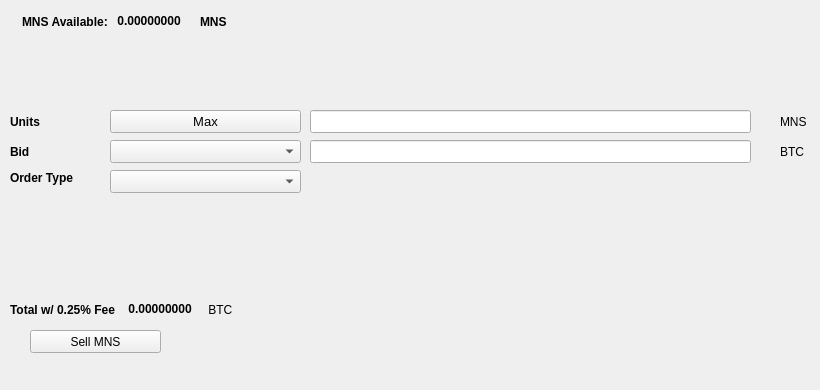
   <widget class="QWidget" name="SellTab">
    <attribute name="title">
     <string>Sell</string>
    </attribute>
    <widget class="QLabel" name="label_16">
     <property name="geometry">
      <rect>
       <x>780</x>
       <y>140</y>
       <width>31</width>
       <height>23</height>
      </rect>
     </property>
     <property name="text">
      <string>BTC</string>
     </property>
    </widget>
    <widget class="QComboBox" name="SellBidcomboBox">
     <property name="geometry">
      <rect>
       <x>110</x>
       <y>140</y>
       <width>191</width>
       <height>23</height>
      </rect>
     </property>
     <property name="font">
      <font>
       <pointsize>10</pointsize>
      </font>
     </property>
    </widget>
    <widget class="QLabel" name="label_18">
     <property name="geometry">
      <rect>
       <x>10</x>
       <y>110</y>
       <width>46</width>
       <height>23</height>
      </rect>
     </property>
     <property name="font">
      <font>
       <weight>75</weight>
       <bold>true</bold>
      </font>
     </property>
     <property name="text">
      <string>Units</string>
     </property>
    </widget>
    <widget class="QPushButton" name="Sell_Max_Amount">
     <property name="geometry">
      <rect>
       <x>110</x>
       <y>110</y>
       <width>191</width>
       <height>23</height>
      </rect>
     </property>
     <property name="font">
      <font>
       <pointsize>10</pointsize>
      </font>
     </property>
     <property name="text">
      <string>Max</string>
     </property>
    </widget>
    <widget class="QLabel" name="label_20">
     <property name="geometry">
      <rect>
       <x>10</x>
       <y>170</y>
       <width>91</width>
       <height>16</height>
      </rect>
     </property>
     <property name="font">
      <font>
       <weight>75</weight>
       <bold>true</bold>
      </font>
     </property>
     <property name="text">
      <string>Order Type</string>
     </property>
    </widget>
    <widget class="QComboBox" name="SellOrdertypeCombo">
     <property name="geometry">
      <rect>
       <x>110</x>
       <y>170</y>
       <width>191</width>
       <height>23</height>
      </rect>
     </property>
     <property name="font">
      <font>
       <pointsize>10</pointsize>
      </font>
     </property>
    </widget>
    <widget class="QLabel" name="label_21">
     <property name="geometry">
      <rect>
       <x>10</x>
       <y>140</y>
       <width>46</width>
       <height>23</height>
      </rect>
     </property>
     <property name="font">
      <font>
       <weight>75</weight>
       <bold>true</bold>
      </font>
     </property>
     <property name="text">
      <string>Bid</string>
     </property>
    </widget>
    <widget class="QLabel" name="label_22">
     <property name="geometry">
      <rect>
       <x>780</x>
       <y>110</y>
       <width>31</width>
       <height>23</height>
      </rect>
     </property>
     <property name="text">
      <string>MNS</string>
     </property>
    </widget>
    <widget class="QLineEdit" name="UnitsInputMNS">
     <property name="geometry">
      <rect>
       <x>310</x>
       <y>110</y>
       <width>441</width>
       <height>23</height>
      </rect>
     </property>
     <property name="font">
      <font>
       <pointsize>9</pointsize>
       <weight>75</weight>
       <bold>true</bold>
      </font>
     </property>
    </widget>
    <widget class="QLineEdit" name="SellBidPriceEdit">
     <property name="geometry">
      <rect>
       <x>310</x>
       <y>140</y>
       <width>441</width>
       <height>23</height>
      </rect>
     </property>
     <property name="font">
      <font>
       <pointsize>9</pointsize>
       <weight>75</weight>
       <bold>true</bold>
      </font>
     </property>
    </widget>
    <widget class="QPushButton" name="SellMNSBTN">
     <property name="geometry">
      <rect>
       <x>30</x>
       <y>330</y>
       <width>131</width>
       <height>23</height>
      </rect>
     </property>
     <property name="text">
      <string>Sell MNS</string>
     </property>
     <property name="icon">
      <iconset resource="../mnscoin">
       <normaloff>:/icons/bitcoin</normaloff>:/icons/bitcoin</iconset>
     </property>
    </widget>
    <widget class="QWidget" name="layoutWidget3">
     <property name="geometry">
      <rect>
       <x>22</x>
       <y>12</y>
       <width>258</width>
       <height>19</height>
      </rect>
     </property>
     <layout class="QHBoxLayout" name="horizontalLayout">
      <item>
       <widget class="QLabel" name="label232_2">
        <property name="font">
         <font>
          <weight>75</weight>
          <bold>true</bold>
         </font>
        </property>
        <property name="text">
         <string>MNS Available:</string>
        </property>
       </widget>
      </item>
      <item>
       <widget class="QLabel" name="MNSAvailableLabel">
        <property name="palette">
         <palette>
          <active>
           <colorrole role="WindowText">
            <brush brushstyle="SolidPattern">
             <color alpha="255">
              <red>0</red>
              <green>0</green>
              <blue>0</blue>
             </color>
            </brush>
           </colorrole>
           <colorrole role="Button">
            <brush brushstyle="SolidPattern">
             <color alpha="255">
              <red>0</red>
              <green>170</green>
              <blue>0</blue>
             </color>
            </brush>
           </colorrole>
           <colorrole role="Light">
            <brush brushstyle="SolidPattern">
             <color alpha="255">
              <red>0</red>
              <green>255</green>
              <blue>0</blue>
             </color>
            </brush>
           </colorrole>
           <colorrole role="Midlight">
            <brush brushstyle="SolidPattern">
             <color alpha="255">
              <red>0</red>
              <green>212</green>
              <blue>0</blue>
             </color>
            </brush>
           </colorrole>
           <colorrole role="Dark">
            <brush brushstyle="SolidPattern">
             <color alpha="255">
              <red>0</red>
              <green>85</green>
              <blue>0</blue>
             </color>
            </brush>
           </colorrole>
           <colorrole role="Mid">
            <brush brushstyle="SolidPattern">
             <color alpha="255">
              <red>0</red>
              <green>113</green>
              <blue>0</blue>
             </color>
            </brush>
           </colorrole>
           <colorrole role="Text">
            <brush brushstyle="SolidPattern">
             <color alpha="255">
              <red>0</red>
              <green>170</green>
              <blue>0</blue>
             </color>
            </brush>
           </colorrole>
           <colorrole role="BrightText">
            <brush brushstyle="SolidPattern">
             <color alpha="255">
              <red>255</red>
              <green>255</green>
              <blue>255</blue>
             </color>
            </brush>
           </colorrole>
           <colorrole role="ButtonText">
            <brush brushstyle="SolidPattern">
             <color alpha="255">
              <red>0</red>
              <green>0</green>
              <blue>0</blue>
             </color>
            </brush>
           </colorrole>
           <colorrole role="Base">
            <brush brushstyle="SolidPattern">
             <color alpha="255">
              <red>255</red>
              <green>255</green>
              <blue>255</blue>
             </color>
            </brush>
           </colorrole>
           <colorrole role="Window">
            <brush brushstyle="SolidPattern">
             <color alpha="255">
              <red>0</red>
              <green>170</green>
              <blue>0</blue>
             </color>
            </brush>
           </colorrole>
           <colorrole role="Shadow">
            <brush brushstyle="SolidPattern">
             <color alpha="255">
              <red>0</red>
              <green>0</green>
              <blue>0</blue>
             </color>
            </brush>
           </colorrole>
           <colorrole role="AlternateBase">
            <brush brushstyle="SolidPattern">
             <color alpha="255">
              <red>127</red>
              <green>212</green>
              <blue>127</blue>
             </color>
            </brush>
           </colorrole>
           <colorrole role="ToolTipBase">
            <brush brushstyle="SolidPattern">
             <color alpha="255">
              <red>255</red>
              <green>255</green>
              <blue>220</blue>
             </color>
            </brush>
           </colorrole>
           <colorrole role="ToolTipText">
            <brush brushstyle="SolidPattern">
             <color alpha="255">
              <red>0</red>
              <green>0</green>
              <blue>0</blue>
             </color>
            </brush>
           </colorrole>
          </active>
          <inactive>
           <colorrole role="WindowText">
            <brush brushstyle="SolidPattern">
             <color alpha="255">
              <red>0</red>
              <green>0</green>
              <blue>0</blue>
             </color>
            </brush>
           </colorrole>
           <colorrole role="Button">
            <brush brushstyle="SolidPattern">
             <color alpha="255">
              <red>0</red>
              <green>170</green>
              <blue>0</blue>
             </color>
            </brush>
           </colorrole>
           <colorrole role="Light">
            <brush brushstyle="SolidPattern">
             <color alpha="255">
              <red>0</red>
              <green>255</green>
              <blue>0</blue>
             </color>
            </brush>
           </colorrole>
           <colorrole role="Midlight">
            <brush brushstyle="SolidPattern">
             <color alpha="255">
              <red>0</red>
              <green>212</green>
              <blue>0</blue>
             </color>
            </brush>
           </colorrole>
           <colorrole role="Dark">
            <brush brushstyle="SolidPattern">
             <color alpha="255">
              <red>0</red>
              <green>85</green>
              <blue>0</blue>
             </color>
            </brush>
           </colorrole>
           <colorrole role="Mid">
            <brush brushstyle="SolidPattern">
             <color alpha="255">
              <red>0</red>
              <green>113</green>
              <blue>0</blue>
             </color>
            </brush>
           </colorrole>
           <colorrole role="Text">
            <brush brushstyle="SolidPattern">
             <color alpha="255">
              <red>0</red>
              <green>170</green>
              <blue>0</blue>
             </color>
            </brush>
           </colorrole>
           <colorrole role="BrightText">
            <brush brushstyle="SolidPattern">
             <color alpha="255">
              <red>255</red>
              <green>255</green>
              <blue>255</blue>
             </color>
            </brush>
           </colorrole>
           <colorrole role="ButtonText">
            <brush brushstyle="SolidPattern">
             <color alpha="255">
              <red>0</red>
              <green>0</green>
              <blue>0</blue>
             </color>
            </brush>
           </colorrole>
           <colorrole role="Base">
            <brush brushstyle="SolidPattern">
             <color alpha="255">
              <red>255</red>
              <green>255</green>
              <blue>255</blue>
             </color>
            </brush>
           </colorrole>
           <colorrole role="Window">
            <brush brushstyle="SolidPattern">
             <color alpha="255">
              <red>0</red>
              <green>170</green>
              <blue>0</blue>
             </color>
            </brush>
           </colorrole>
           <colorrole role="Shadow">
            <brush brushstyle="SolidPattern">
             <color alpha="255">
              <red>0</red>
              <green>0</green>
              <blue>0</blue>
             </color>
            </brush>
           </colorrole>
           <colorrole role="AlternateBase">
            <brush brushstyle="SolidPattern">
             <color alpha="255">
              <red>127</red>
              <green>212</green>
              <blue>127</blue>
             </color>
            </brush>
           </colorrole>
           <colorrole role="ToolTipBase">
            <brush brushstyle="SolidPattern">
             <color alpha="255">
              <red>255</red>
              <green>255</green>
              <blue>220</blue>
             </color>
            </brush>
           </colorrole>
           <colorrole role="ToolTipText">
            <brush brushstyle="SolidPattern">
             <color alpha="255">
              <red>0</red>
              <green>0</green>
              <blue>0</blue>
             </color>
            </brush>
           </colorrole>
          </inactive>
          <disabled>
           <colorrole role="WindowText">
            <brush brushstyle="SolidPattern">
             <color alpha="255">
              <red>0</red>
              <green>85</green>
              <blue>0</blue>
             </color>
            </brush>
           </colorrole>
           <colorrole role="Button">
            <brush brushstyle="SolidPattern">
             <color alpha="255">
              <red>0</red>
              <green>170</green>
              <blue>0</blue>
             </color>
            </brush>
           </colorrole>
           <colorrole role="Light">
            <brush brushstyle="SolidPattern">
             <color alpha="255">
              <red>0</red>
              <green>255</green>
              <blue>0</blue>
             </color>
            </brush>
           </colorrole>
           <colorrole role="Midlight">
            <brush brushstyle="SolidPattern">
             <color alpha="255">
              <red>0</red>
              <green>212</green>
              <blue>0</blue>
             </color>
            </brush>
           </colorrole>
           <colorrole role="Dark">
            <brush brushstyle="SolidPattern">
             <color alpha="255">
              <red>0</red>
              <green>85</green>
              <blue>0</blue>
             </color>
            </brush>
           </colorrole>
           <colorrole role="Mid">
            <brush brushstyle="SolidPattern">
             <color alpha="255">
              <red>0</red>
              <green>113</green>
              <blue>0</blue>
             </color>
            </brush>
           </colorrole>
           <colorrole role="Text">
            <brush brushstyle="SolidPattern">
             <color alpha="255">
              <red>0</red>
              <green>85</green>
              <blue>0</blue>
             </color>
            </brush>
           </colorrole>
           <colorrole role="BrightText">
            <brush brushstyle="SolidPattern">
             <color alpha="255">
              <red>255</red>
              <green>255</green>
              <blue>255</blue>
             </color>
            </brush>
           </colorrole>
           <colorrole role="ButtonText">
            <brush brushstyle="SolidPattern">
             <color alpha="255">
              <red>0</red>
              <green>85</green>
              <blue>0</blue>
             </color>
            </brush>
           </colorrole>
           <colorrole role="Base">
            <brush brushstyle="SolidPattern">
             <color alpha="255">
              <red>0</red>
              <green>170</green>
              <blue>0</blue>
             </color>
            </brush>
           </colorrole>
           <colorrole role="Window">
            <brush brushstyle="SolidPattern">
             <color alpha="255">
              <red>0</red>
              <green>170</green>
              <blue>0</blue>
             </color>
            </brush>
           </colorrole>
           <colorrole role="Shadow">
            <brush brushstyle="SolidPattern">
             <color alpha="255">
              <red>0</red>
              <green>0</green>
              <blue>0</blue>
             </color>
            </brush>
           </colorrole>
           <colorrole role="AlternateBase">
            <brush brushstyle="SolidPattern">
             <color alpha="255">
              <red>0</red>
              <green>170</green>
              <blue>0</blue>
             </color>
            </brush>
           </colorrole>
           <colorrole role="ToolTipBase">
            <brush brushstyle="SolidPattern">
             <color alpha="255">
              <red>255</red>
              <green>255</green>
              <blue>220</blue>
             </color>
            </brush>
           </colorrole>
           <colorrole role="ToolTipText">
            <brush brushstyle="SolidPattern">
             <color alpha="255">
              <red>0</red>
              <green>0</green>
              <blue>0</blue>
             </color>
            </brush>
           </colorrole>
          </disabled>
         </palette>
        </property>
        <property name="font">
         <font>
          <weight>75</weight>
          <bold>true</bold>
         </font>
        </property>
        <property name="text">
         <string> 0.00000000 </string>
        </property>
        <property name="textInteractionFlags">
         <set>Qt::LinksAccessibleByMouse|Qt::TextSelectableByKeyboard|Qt::TextSelectableByMouse</set>
        </property>
       </widget>
      </item>
      <item>
       <widget class="QLabel" name="labelMNS">
        <property name="font">
         <font>
          <weight>75</weight>
          <bold>true</bold>
         </font>
        </property>
        <property name="text">
         <string>MNS</string>
        </property>
       </widget>
      </item>
     </layout>
    </widget>
    <widget class="QWidget" name="layoutWidget">
     <property name="geometry">
      <rect>
       <x>10</x>
       <y>300</y>
       <width>268</width>
       <height>19</height>
      </rect>
     </property>
     <layout class="QHBoxLayout" name="horizontalLayout_2">
      <item>
       <widget class="QLabel" name="label_19">
        <property name="font">
         <font>
          <weight>75</weight>
          <bold>true</bold>
         </font>
        </property>
        <property name="text">
         <string>Total w/ 0.25% Fee </string>
        </property>
       </widget>
      </item>
      <item>
       <widget class="QLabel" name="SellCostLabel">
        <property name="palette">
         <palette>
          <active>
           <colorrole role="WindowText">
            <brush brushstyle="SolidPattern">
             <color alpha="255">
              <red>0</red>
              <green>0</green>
              <blue>0</blue>
             </color>
            </brush>
           </colorrole>
           <colorrole role="Button">
            <brush brushstyle="SolidPattern">
             <color alpha="255">
              <red>0</red>
              <green>170</green>
              <blue>0</blue>
             </color>
            </brush>
           </colorrole>
           <colorrole role="Light">
            <brush brushstyle="SolidPattern">
             <color alpha="255">
              <red>0</red>
              <green>255</green>
              <blue>0</blue>
             </color>
            </brush>
           </colorrole>
           <colorrole role="Midlight">
            <brush brushstyle="SolidPattern">
             <color alpha="255">
              <red>0</red>
              <green>212</green>
              <blue>0</blue>
             </color>
            </brush>
           </colorrole>
           <colorrole role="Dark">
            <brush brushstyle="SolidPattern">
             <color alpha="255">
              <red>0</red>
              <green>85</green>
              <blue>0</blue>
             </color>
            </brush>
           </colorrole>
           <colorrole role="Mid">
            <brush brushstyle="SolidPattern">
             <color alpha="255">
              <red>0</red>
              <green>113</green>
              <blue>0</blue>
             </color>
            </brush>
           </colorrole>
           <colorrole role="Text">
            <brush brushstyle="SolidPattern">
             <color alpha="255">
              <red>0</red>
              <green>170</green>
              <blue>0</blue>
             </color>
            </brush>
           </colorrole>
           <colorrole role="BrightText">
            <brush brushstyle="SolidPattern">
             <color alpha="255">
              <red>255</red>
              <green>255</green>
              <blue>255</blue>
             </color>
            </brush>
           </colorrole>
           <colorrole role="ButtonText">
            <brush brushstyle="SolidPattern">
             <color alpha="255">
              <red>0</red>
              <green>0</green>
              <blue>0</blue>
             </color>
            </brush>
           </colorrole>
           <colorrole role="Base">
            <brush brushstyle="SolidPattern">
             <color alpha="255">
              <red>255</red>
              <green>255</green>
              <blue>255</blue>
             </color>
            </brush>
           </colorrole>
           <colorrole role="Window">
            <brush brushstyle="SolidPattern">
             <color alpha="255">
              <red>0</red>
              <green>170</green>
              <blue>0</blue>
             </color>
            </brush>
           </colorrole>
           <colorrole role="Shadow">
            <brush brushstyle="SolidPattern">
             <color alpha="255">
              <red>0</red>
              <green>0</green>
              <blue>0</blue>
             </color>
            </brush>
           </colorrole>
           <colorrole role="AlternateBase">
            <brush brushstyle="SolidPattern">
             <color alpha="255">
              <red>127</red>
              <green>212</green>
              <blue>127</blue>
             </color>
            </brush>
           </colorrole>
           <colorrole role="ToolTipBase">
            <brush brushstyle="SolidPattern">
             <color alpha="255">
              <red>255</red>
              <green>255</green>
              <blue>220</blue>
             </color>
            </brush>
           </colorrole>
           <colorrole role="ToolTipText">
            <brush brushstyle="SolidPattern">
             <color alpha="255">
              <red>0</red>
              <green>0</green>
              <blue>0</blue>
             </color>
            </brush>
           </colorrole>
          </active>
          <inactive>
           <colorrole role="WindowText">
            <brush brushstyle="SolidPattern">
             <color alpha="255">
              <red>0</red>
              <green>0</green>
              <blue>0</blue>
             </color>
            </brush>
           </colorrole>
           <colorrole role="Button">
            <brush brushstyle="SolidPattern">
             <color alpha="255">
              <red>0</red>
              <green>170</green>
              <blue>0</blue>
             </color>
            </brush>
           </colorrole>
           <colorrole role="Light">
            <brush brushstyle="SolidPattern">
             <color alpha="255">
              <red>0</red>
              <green>255</green>
              <blue>0</blue>
             </color>
            </brush>
           </colorrole>
           <colorrole role="Midlight">
            <brush brushstyle="SolidPattern">
             <color alpha="255">
              <red>0</red>
              <green>212</green>
              <blue>0</blue>
             </color>
            </brush>
           </colorrole>
           <colorrole role="Dark">
            <brush brushstyle="SolidPattern">
             <color alpha="255">
              <red>0</red>
              <green>85</green>
              <blue>0</blue>
             </color>
            </brush>
           </colorrole>
           <colorrole role="Mid">
            <brush brushstyle="SolidPattern">
             <color alpha="255">
              <red>0</red>
              <green>113</green>
              <blue>0</blue>
             </color>
            </brush>
           </colorrole>
           <colorrole role="Text">
            <brush brushstyle="SolidPattern">
             <color alpha="255">
              <red>0</red>
              <green>170</green>
              <blue>0</blue>
             </color>
            </brush>
           </colorrole>
           <colorrole role="BrightText">
            <brush brushstyle="SolidPattern">
             <color alpha="255">
              <red>255</red>
              <green>255</green>
              <blue>255</blue>
             </color>
            </brush>
           </colorrole>
           <colorrole role="ButtonText">
            <brush brushstyle="SolidPattern">
             <color alpha="255">
              <red>0</red>
              <green>0</green>
              <blue>0</blue>
             </color>
            </brush>
           </colorrole>
           <colorrole role="Base">
            <brush brushstyle="SolidPattern">
             <color alpha="255">
              <red>255</red>
              <green>255</green>
              <blue>255</blue>
             </color>
            </brush>
           </colorrole>
           <colorrole role="Window">
            <brush brushstyle="SolidPattern">
             <color alpha="255">
              <red>0</red>
              <green>170</green>
              <blue>0</blue>
             </color>
            </brush>
           </colorrole>
           <colorrole role="Shadow">
            <brush brushstyle="SolidPattern">
             <color alpha="255">
              <red>0</red>
              <green>0</green>
              <blue>0</blue>
             </color>
            </brush>
           </colorrole>
           <colorrole role="AlternateBase">
            <brush brushstyle="SolidPattern">
             <color alpha="255">
              <red>127</red>
              <green>212</green>
              <blue>127</blue>
             </color>
            </brush>
           </colorrole>
           <colorrole role="ToolTipBase">
            <brush brushstyle="SolidPattern">
             <color alpha="255">
              <red>255</red>
              <green>255</green>
              <blue>220</blue>
             </color>
            </brush>
           </colorrole>
           <colorrole role="ToolTipText">
            <brush brushstyle="SolidPattern">
             <color alpha="255">
              <red>0</red>
              <green>0</green>
              <blue>0</blue>
             </color>
            </brush>
           </colorrole>
          </inactive>
          <disabled>
           <colorrole role="WindowText">
            <brush brushstyle="SolidPattern">
             <color alpha="255">
              <red>0</red>
              <green>85</green>
              <blue>0</blue>
             </color>
            </brush>
           </colorrole>
           <colorrole role="Button">
            <brush brushstyle="SolidPattern">
             <color alpha="255">
              <red>0</red>
              <green>170</green>
              <blue>0</blue>
             </color>
            </brush>
           </colorrole>
           <colorrole role="Light">
            <brush brushstyle="SolidPattern">
             <color alpha="255">
              <red>0</red>
              <green>255</green>
              <blue>0</blue>
             </color>
            </brush>
           </colorrole>
           <colorrole role="Midlight">
            <brush brushstyle="SolidPattern">
             <color alpha="255">
              <red>0</red>
              <green>212</green>
              <blue>0</blue>
             </color>
            </brush>
           </colorrole>
           <colorrole role="Dark">
            <brush brushstyle="SolidPattern">
             <color alpha="255">
              <red>0</red>
              <green>85</green>
              <blue>0</blue>
             </color>
            </brush>
           </colorrole>
           <colorrole role="Mid">
            <brush brushstyle="SolidPattern">
             <color alpha="255">
              <red>0</red>
              <green>113</green>
              <blue>0</blue>
             </color>
            </brush>
           </colorrole>
           <colorrole role="Text">
            <brush brushstyle="SolidPattern">
             <color alpha="255">
              <red>0</red>
              <green>85</green>
              <blue>0</blue>
             </color>
            </brush>
           </colorrole>
           <colorrole role="BrightText">
            <brush brushstyle="SolidPattern">
             <color alpha="255">
              <red>255</red>
              <green>255</green>
              <blue>255</blue>
             </color>
            </brush>
           </colorrole>
           <colorrole role="ButtonText">
            <brush brushstyle="SolidPattern">
             <color alpha="255">
              <red>0</red>
              <green>85</green>
              <blue>0</blue>
             </color>
            </brush>
           </colorrole>
           <colorrole role="Base">
            <brush brushstyle="SolidPattern">
             <color alpha="255">
              <red>0</red>
              <green>170</green>
              <blue>0</blue>
             </color>
            </brush>
           </colorrole>
           <colorrole role="Window">
            <brush brushstyle="SolidPattern">
             <color alpha="255">
              <red>0</red>
              <green>170</green>
              <blue>0</blue>
             </color>
            </brush>
           </colorrole>
           <colorrole role="Shadow">
            <brush brushstyle="SolidPattern">
             <color alpha="255">
              <red>0</red>
              <green>0</green>
              <blue>0</blue>
             </color>
            </brush>
           </colorrole>
           <colorrole role="AlternateBase">
            <brush brushstyle="SolidPattern">
             <color alpha="255">
              <red>0</red>
              <green>170</green>
              <blue>0</blue>
             </color>
            </brush>
           </colorrole>
           <colorrole role="ToolTipBase">
            <brush brushstyle="SolidPattern">
             <color alpha="255">
              <red>255</red>
              <green>255</green>
              <blue>220</blue>
             </color>
            </brush>
           </colorrole>
           <colorrole role="ToolTipText">
            <brush brushstyle="SolidPattern">
             <color alpha="255">
              <red>0</red>
              <green>0</green>
              <blue>0</blue>
             </color>
            </brush>
           </colorrole>
          </disabled>
         </palette>
        </property>
        <property name="font">
         <font>
          <weight>75</weight>
          <bold>true</bold>
         </font>
        </property>
        <property name="autoFillBackground">
         <bool>false</bool>
        </property>
        <property name="text">
         <string> 0.00000000</string>
        </property>
        <property name="textInteractionFlags">
         <set>Qt::LinksAccessibleByMouse|Qt::TextSelectableByMouse</set>
        </property>
       </widget>
      </item>
      <item>
       <widget class="QLabel" name="label_17">
        <property name="font">
         <font>
          <weight>50</weight>
          <bold>false</bold>
         </font>
        </property>
        <property name="text">
         <string> BTC</string>
        </property>
       </widget>
      </item>
     </layout>
    </widget>
    <widget class="QLabel" name="label_23">
     <property name="geometry">
      <rect>
       <x>460</x>
       <y>300</y>
       <width>281</width>
       <height>81</height>
      </rect>
     </property>
     <property name="text">
      <string/>
     </property>
     <property name="pixmap">
      <pixmap>:/images/bittrex</pixmap>
     </property>
    </widget>
   </widget>
